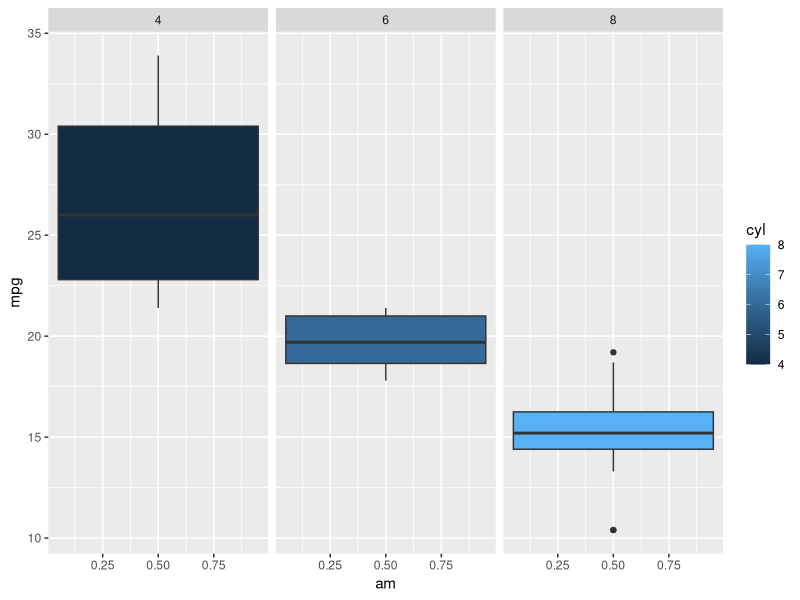
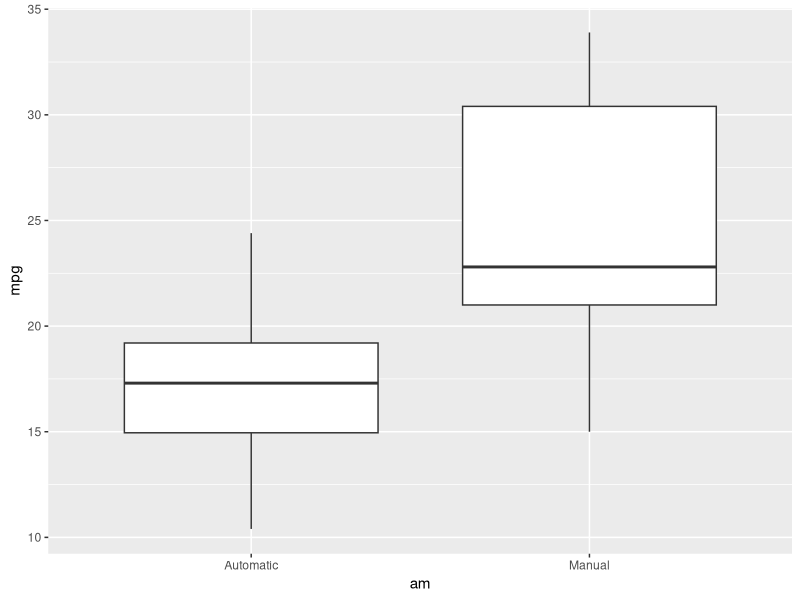
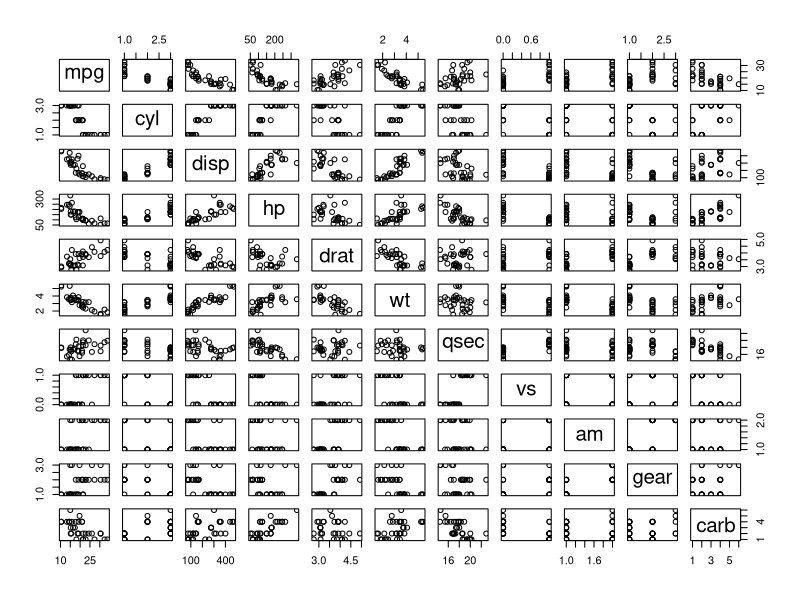

The R script that drew these images, in order: (Note: this script raises an error after producing the figures.)
## ---- chunk 1
library(ggplot2)
## ---- chunk 2
ggplot(mtcars, aes(x=am, y=mpg, fill=cyl)) + geom_boxplot() + facet_grid(. ~ cyl)
## ---- chunk 3
data(mtcars)
mtcars$am <- factor(mtcars$am)
mtcars$cyl <- factor(mtcars$cyl)
mtcars$gear <- factor(mtcars$gear)
mtcars$carb <- factor(mtcars$carb)
## ---- chunk 4
ggplot(mtcars, aes(am, mpg)) + geom_boxplot() + scale_x_discrete(labels=c('Automatic', 'Manual'))
## ---- chunk 5
pairs(mtcars)
## ---- chunk 6
fit <- lm(mpg ~ . ,data=mtcars)
summary(fit)
## ---- chunk 7
new <- step(fit, direction='both')
## ---- chunk 8
summary(new)
## ---- chunk 9
par(mfrow=c(2, 2))
plot(new_fit)
## ---- chunk 10
new_fit <- lm(formula = mpg ~ cyl + hp + wt + am - 1, data = mtcars)
summary(new_fit)
